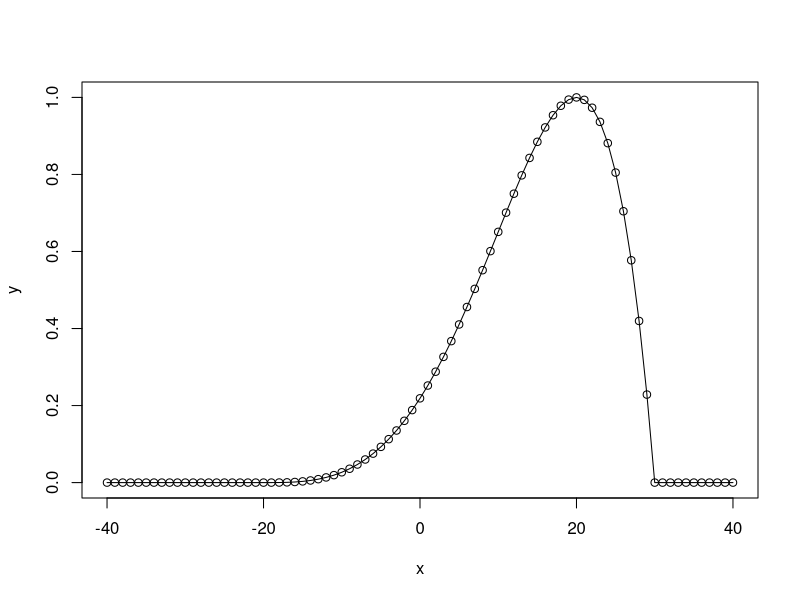

The R source for this figure:

# Wang&Engel function
wang <- function(x, Tmin, Topt, Tmax){
  if((x <= Tmax) & (Tmax > (Tmin + 1)) & (Topt > (Tmin + 0.5)) & (Topt < (Tmax - 0.5)) & (x > Tmin)){
    alpha <-  log(2) / log((Tmax - Tmin) / (Topt - Tmin))
    
    num <- 2 * (x - Tmin)^alpha * (Topt - Tmin)^alpha - (x - Tmin)^(2 * alpha)
    den <- (Topt - Tmin)^(2*alpha)
    
    return(num/den)
  }else{
    return(0)
  }
}

# Parameters
Tmin <- -20
Tmax <- 30
Topt <- 20

x <- seq(-40,40,1) 
y <- sapply(x, wang, Tmin = Tmin, Topt = Topt, Tmax = Tmax)
plot(y~x)
lines(y~x)
